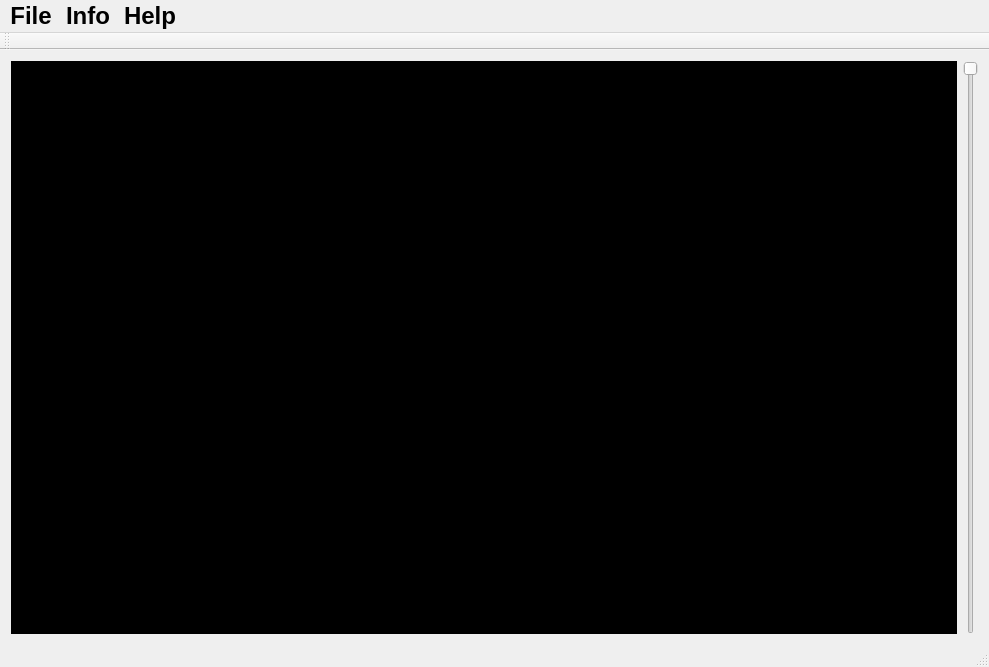
<?xml version="1.0" encoding="UTF-8"?>
<ui version="4.0">
 <class>MainWindow</class>
 <widget class="QMainWindow" name="MainWindow">
  <property name="enabled">
   <bool>true</bool>
  </property>
  <property name="geometry">
   <rect>
    <x>0</x>
    <y>0</y>
    <width>989</width>
    <height>667</height>
   </rect>
  </property>
  <property name="sizePolicy">
   <sizepolicy hsizetype="Expanding" vsizetype="Expanding">
    <horstretch>0</horstretch>
    <verstretch>0</verstretch>
   </sizepolicy>
  </property>
  <property name="minimumSize">
   <size>
    <width>989</width>
    <height>0</height>
   </size>
  </property>
  <property name="autoFillBackground">
   <bool>false</bool>
  </property>
  <widget class="QWidget" name="centralWidget">
   <layout class="QHBoxLayout" name="horizontalLayout">
    <item>
     <widget class="QLabel" name="Image_label">
      <property name="sizePolicy">
       <sizepolicy hsizetype="Expanding" vsizetype="Expanding">
        <horstretch>0</horstretch>
        <verstretch>0</verstretch>
       </sizepolicy>
      </property>
      <property name="styleSheet">
       <string notr="true">background-color: rgb(0, 0, 0);</string>
      </property>
      <property name="frameShape">
       <enum>QFrame::Panel</enum>
      </property>
      <property name="text">
       <string>Show image here ...</string>
      </property>
     </widget>
    </item>
    <item>
     <widget class="QSlider" name="MultiFrame_verticalSlider">
      <property name="orientation">
       <enum>Qt::Vertical</enum>
      </property>
      <property name="invertedAppearance">
       <bool>true</bool>
      </property>
      <property name="invertedControls">
       <bool>true</bool>
      </property>
      <property name="tickPosition">
       <enum>QSlider::NoTicks</enum>
      </property>
     </widget>
    </item>
   </layout>
  </widget>
  <widget class="QMenuBar" name="menuBar">
   <property name="geometry">
    <rect>
     <x>0</x>
     <y>0</y>
     <width>989</width>
     <height>50</height>
    </rect>
   </property>
   <property name="font">
    <font>
     <pointsize>18</pointsize>
     <weight>75</weight>
     <bold>true</bold>
    </font>
   </property>
   <widget class="QMenu" name="menuFile">
    <property name="font">
     <font>
      <pointsize>18</pointsize>
      <weight>75</weight>
      <bold>true</bold>
      <underline>true</underline>
     </font>
    </property>
    <property name="title">
     <string>File</string>
    </property>
    <addaction name="actionOpen"/>
    <addaction name="separator"/>
    <addaction name="actionClose"/>
   </widget>
   <widget class="QMenu" name="menuInfo">
    <property name="title">
     <string>Info</string>
    </property>
    <addaction name="actionDicomTags"/>
   </widget>
   <widget class="QMenu" name="menuHelp">
    <property name="title">
     <string>Help</string>
    </property>
    <addaction name="actionAbout"/>
   </widget>
   <addaction name="menuFile"/>
   <addaction name="menuInfo"/>
   <addaction name="menuHelp"/>
  </widget>
  <widget class="QToolBar" name="mainToolBar">
   <property name="windowTitle">
    <string>Dicom Explorer</string>
   </property>
   <property name="iconSize">
    <size>
     <width>32</width>
     <height>32</height>
    </size>
   </property>
   <attribute name="toolBarArea">
    <enum>TopToolBarArea</enum>
   </attribute>
   <attribute name="toolBarBreak">
    <bool>false</bool>
   </attribute>
  </widget>
  <widget class="QStatusBar" name="statusBar"/>
  <action name="actionOpen">
   <property name="icon">
    <iconset resource="icon.qrc">
     <normaloff>:/res/open-file.ico</normaloff>:/res/open-file.ico</iconset>
   </property>
   <property name="text">
    <string>Open</string>
   </property>
   <property name="iconText">
    <string>Open</string>
   </property>
   <property name="iconVisibleInMenu">
    <bool>false</bool>
   </property>
  </action>
  <action name="actionClose">
   <property name="icon">
    <iconset resource="icon.qrc">
     <normaloff>:/res/file-close.ico</normaloff>:/res/file-close.ico</iconset>
   </property>
   <property name="text">
    <string>Close</string>
   </property>
   <property name="iconVisibleInMenu">
    <bool>false</bool>
   </property>
  </action>
  <action name="actionDicomTags">
   <property name="icon">
    <iconset resource="icon.qrc">
     <normaloff>:/res/dicom-info.ico</normaloff>:/res/dicom-info.ico</iconset>
   </property>
   <property name="text">
    <string>DICOM Tags</string>
   </property>
   <property name="toolTip">
    <string>DICOM Tags</string>
   </property>
   <property name="iconVisibleInMenu">
    <bool>false</bool>
   </property>
  </action>
  <action name="actionAbout">
   <property name="icon">
    <iconset resource="icon.qrc">
     <normaloff>:/res/help.ico</normaloff>:/res/help.ico</iconset>
   </property>
   <property name="text">
    <string>About</string>
   </property>
   <property name="iconVisibleInMenu">
    <bool>false</bool>
   </property>
  </action>
 </widget>
 <layoutdefault spacing="6" margin="11"/>
 <resources>
  <include location="icon.qrc"/>
 </resources>
 <connections/>
</ui>
